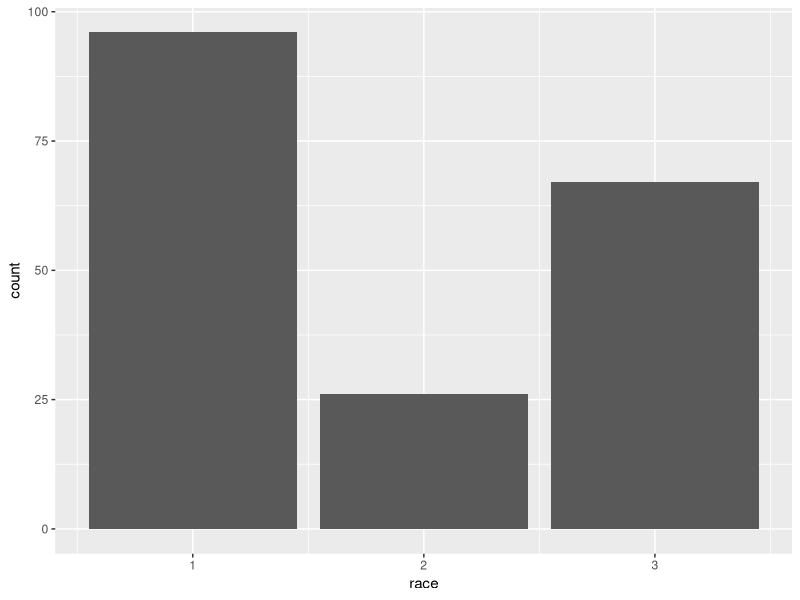
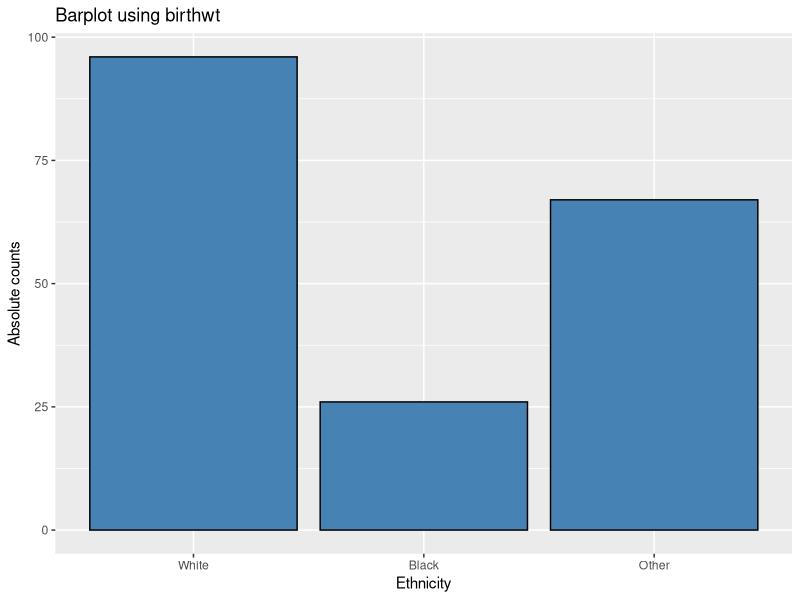
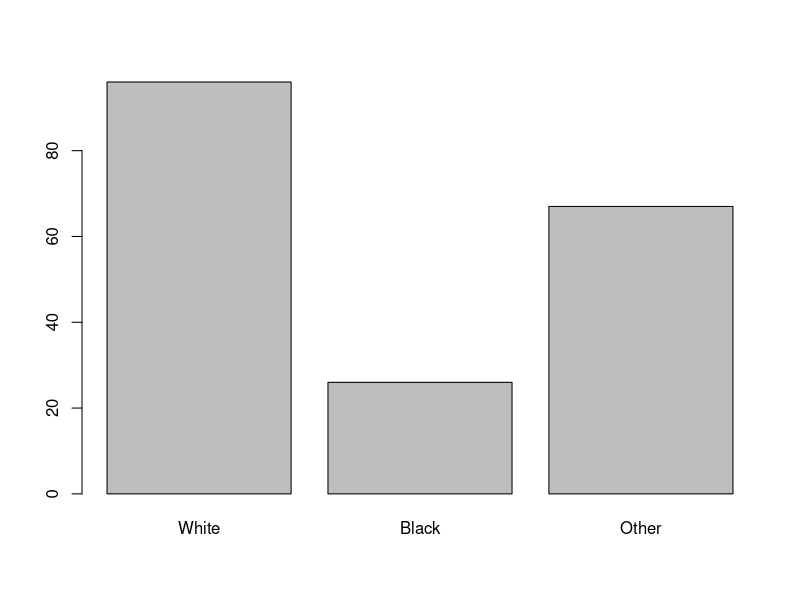

Source code (R) for these figures, in order:
### Solution for the exercise for session 3 ####################################

# Loading packages 

  library(MASS)
  library(ggplot2)

# Load data
  
  data(birthwt)

# Create basic barplot 
  
  plot <- ggplot(data=birthwt,
                 mapping=aes(race))+
          geom_bar()
  plot # To look at it

# Nicer version
  
  plot <- ggplot(data=birthwt,
                 mapping=aes(x=race))+
          geom_bar(stat="count",
                   color="black",
                   fill="steelblue") +
          labs(x="Ethnicity",y="Absolute counts",
               title="Barplot using birthwt")+
          scale_x_discrete(limits=c("White","Black",
                              "Other"))
  plot

# Basic base R barplot
  
  tab <- table(birthwt$race)
  barplot(tab,
          names.arg=c("White","Black","Other"))  
  